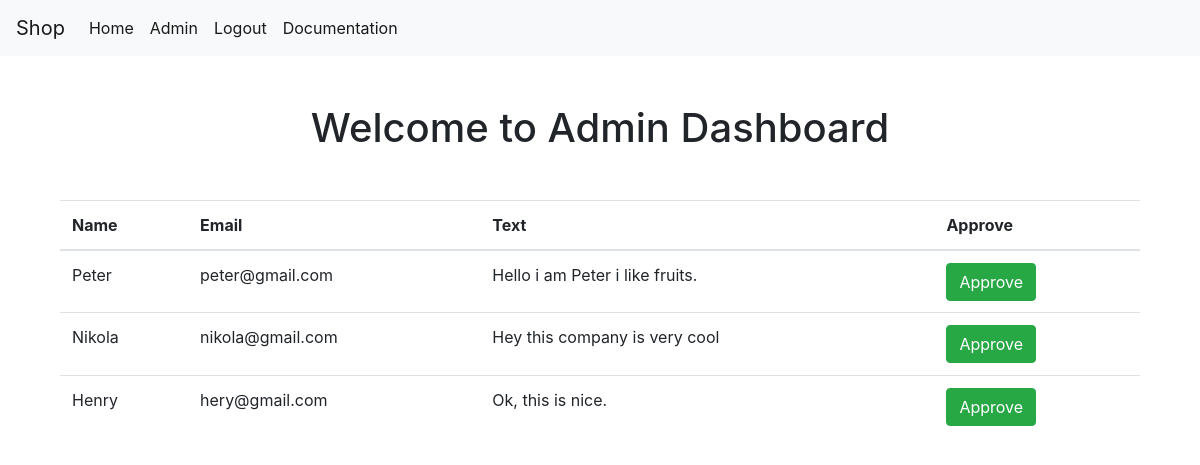
/dashboard.php (signed in), run on the app's committed database.
### tables this page shows
CREATE TABLE `comments` (
  `id` int(11) NOT NULL,
  `name` varchar(20) NOT NULL,
  `email` varchar(50) NOT NULL,
  `text` varchar(250) NOT NULL,
  `isApproved` bit(2) NOT NULL
);

### models/getDisapprovedComments.php (called while the page is built)
<?php
$approved = 0;
$sql = "SELECT * FROM comments WHERE isApproved = :x";
$stmt = $pdo->prepare($sql);
$stmt->bindParam(":x", $approved);
$stmt->execute();
$disapprovedComments = $stmt->fetchAll();

### dashboard.php (the view, shortened to what this page needs)
<?php
include_once("config/connection.php");
include_once("models/getDisapprovedComments.php");
?>
<!DOCTYPE html>
<html lang="en">
<head>
    <link href="https://stackpath.bootstrapcdn.com/bootstrap/4.4.1/css/bootstrap.min.css" rel="stylesheet">
</head>
<body>
    <?php include_once("views/navbar.php"); ?>
    <div class="container">
        <div class="col-12">
            <h1 class="text-center mt-5 mb-5"> Welcome to Admin Dashboard </h1>
        </div>
        <div class="col-12 mt-5">
            <table class="table">
                <thead>
                    <tr>
                        <th>Name</th>
                        <th>Email</th>
                        <th>Text</th>
                        <th>Approve</th>
                </thead>
                <tbody id="comments">
                    <?php foreach($disapprovedComments as $comment): ?>
                    <tr>
                        <td><?= $comment["name"] ?></td>
                        <td><?= $comment["email"] ?></td>
                        <td><?=  $comment["text"] ?></td>
                        <td><button type="button" class="btn btn-success" data="<?= $comment["id"] ?>">Approve</button></td>
                    <tr>
                    <?php endforeach ?>
                </tbody>
            </table>
        </div>
    </div>
</body>
</html>

### data on the page
comments: name "Peter", email "peter@gmail.com", text "Hello i am Peter i like fruits."
comments: name "Nikola", email "nikola@gmail.com", text "Hey this company is very cool"
comments: name "Henry", email "hery@gmail.com", text "Ok, this is nice."
